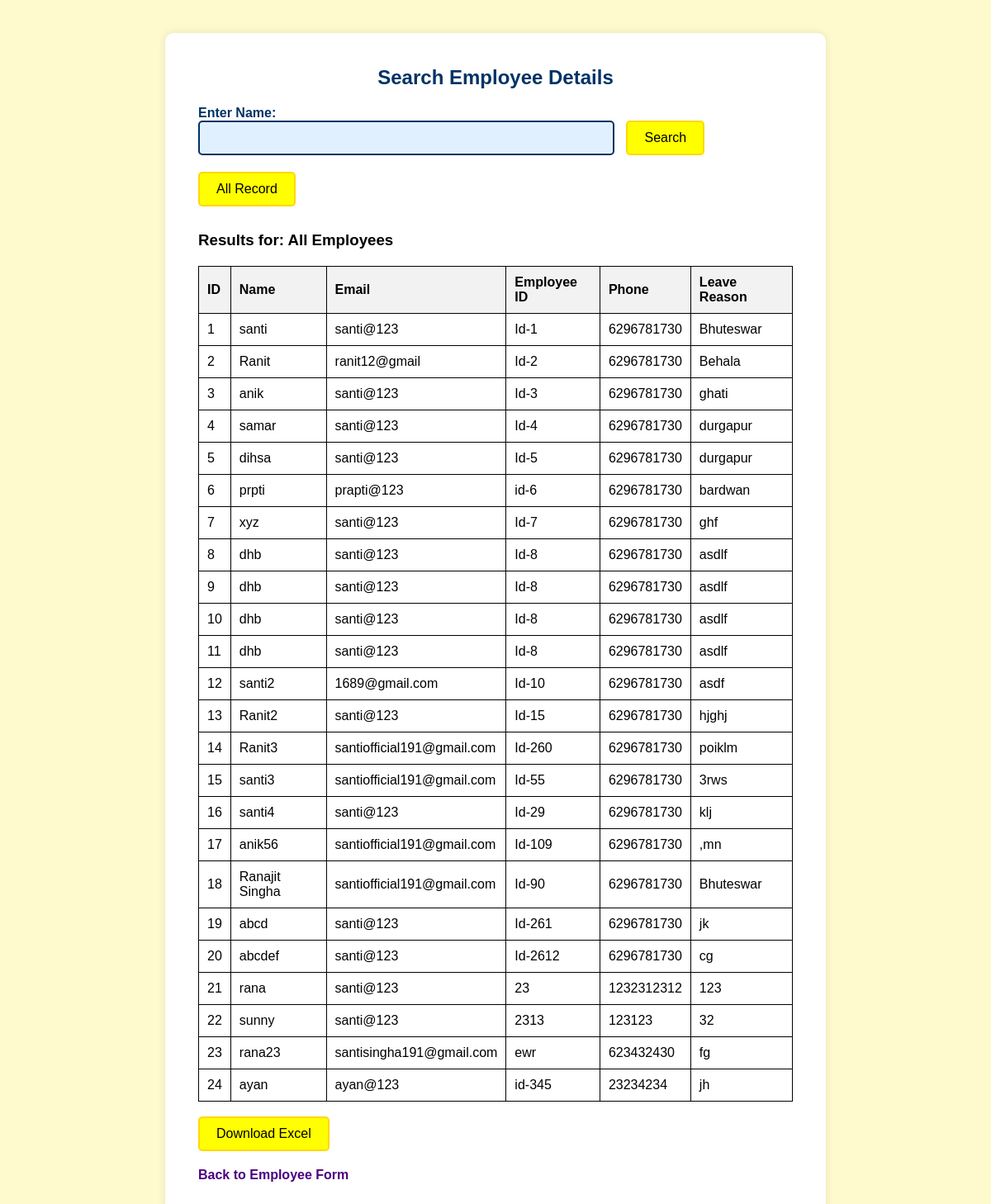
/all_employees, run on an earlier commit of the app's database.
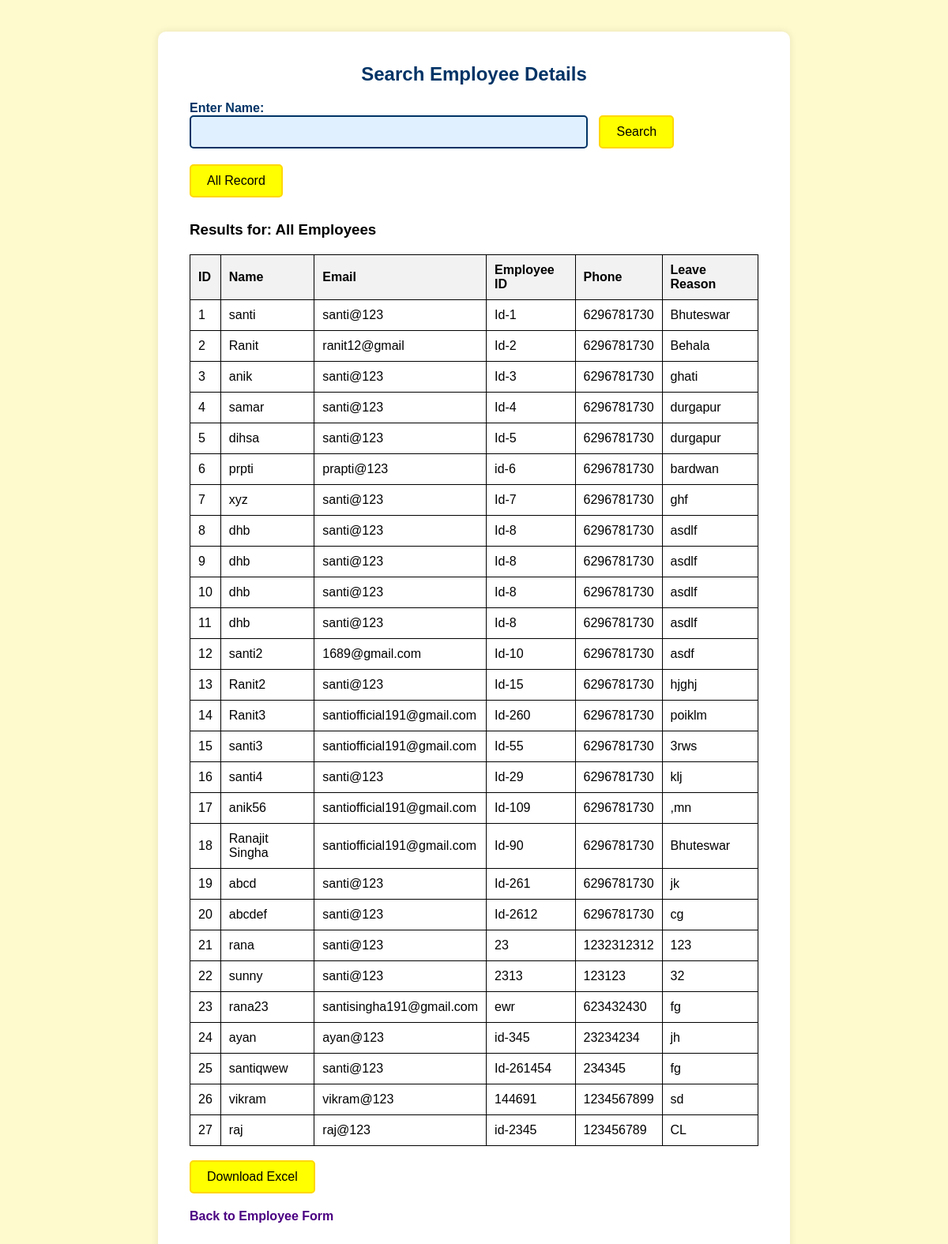
And on a later commit of the database.
### tables this page shows
CREATE TABLE employees (
            id INTEGER PRIMARY KEY AUTOINCREMENT,
            name TEXT NOT NULL,
            email TEXT NOT NULL,
            employee_id TEXT NOT NULL,
            phone TEXT NOT NULL,
            address TEXT NOT NULL
        );

### app.py (the view)
@app.route('/all_employees', methods=['GET'])
def all_employees():
    conn = sqlite3.connect('employee.db')
    cursor = conn.cursor()
    cursor.execute("SELECT * FROM employees")
    employees = cursor.fetchall()
    conn.close()
    return render_template('show_employee.html', employees=employees, names='All Employees', searched=True)

### templates/show_employee.html (shortened to what this page needs)
<!DOCTYPE html>
<html lang="en">
<head>
</head>
<body>
  <div class="container">
    <h2>Search Employee Details</h2>
    <div class="search-box">
      <form action="/get_employee" method="POST">
        <label for="name">Enter Name:</label><br>
        <input type="text" id="name" name="name" required>
        <input type="submit" value="Search">
      </form>
      <form action="/all_employees" method="GET" style="margin-top: 20px;">
        <button type="submit">All Record</button>
      </form>
    </div>
    {% if searched %}
  {% if employees %}
    <h3>Results for: {{ names }}</h3>
    <table>
      <tr>
        <th>ID</th>
        <th>Name</th>
        <th>Email</th>
        <th>Employee ID</th>
        <th>Phone</th>
        <th>Leave Reason</th>
      </tr>
      {% for employee in employees %}
      <tr>
        <td>{{ employee[0] }}</td>
        <td>{{ employee[1] }}</td>
        <td>{{ employee[2] }}</td>
        <td>{{ employee[3] }}</td>
        <td>{{ employee[4] }}</td>
        <td>{{ employee[5] }}</td>
      </tr>
      {% endfor %}
    </table>
        <br>
        <button onclick="downloadExcel()">Download Excel</button>
      {% else %}
        <p><strong>No employee found with the name "{{ name }}".</strong></p>
      {% endif %}
    {% endif %}
    <br>
    <a href="/">Back to Employee Form</a>
  </div>
</body>
</html>

### templates/show_employee.html (style rules this page uses)
* { box-sizing: border-box; }
body { font-family: Arial, sans-serif; background-color: #fffacd; margin: 0; padding: 0; display: flex; justify-content: center; align-items: flex-start; min-height: 100vh; padding-top: 40px; }
.container { background-color: #ffffff; padding: 40px; border-radius: 10px; width: 90%; max-width: 800px; box-shadow: 0 0 10px rgba(0, 0, 0, 0.1); }
h2 { text-align: center; color: #003366; margin-top: 0; }
.search-box { margin-bottom: 30px; }
label { font-weight: bold; color: #003366; }
input[type="text"] { padding: 10px; width: 60%; border-radius: 5px; border: 2px solid #003366; background-color: #e0f0ff; font-size: 16px; }
input[type="submit"], button { background-color: yellow; border: 2px solid #FFD700; color: black; padding: 10px 20px; font-size: 16px; border-radius: 5px; cursor: pointer; margin-left: 0px; transition: background-color 0.3s; }
table { border-collapse: collapse; width: 100%; margin-top: 20px; }
th, td { border: 1px solid black; padding: 10px; text-align: left; }
th { background-color: #f2f2f2; }
a { display: inline-block; margin-top: 20px; color: #4b0082; font-weight: bold; text-decoration: none; }
label { margin-right: 10px; }
input[type="text"] { width: 70%; margin-right: 10px; }
.search-box form { display: flex-column; justify-content: center; align-items: center; }

What changed in the data, as far as the page shows it:
added employees: id "25", name "santiqwew", email "santi@123", employee "Id-261454", phone "234345", address "fg"
added employees: id "26", name "vikram", email "vikram@123", employee "144691", phone "1234567899", address "sd"
added employees: id "27", name "raj", email "raj@123", employee "id-2345", phone "123456789", address "CL"
